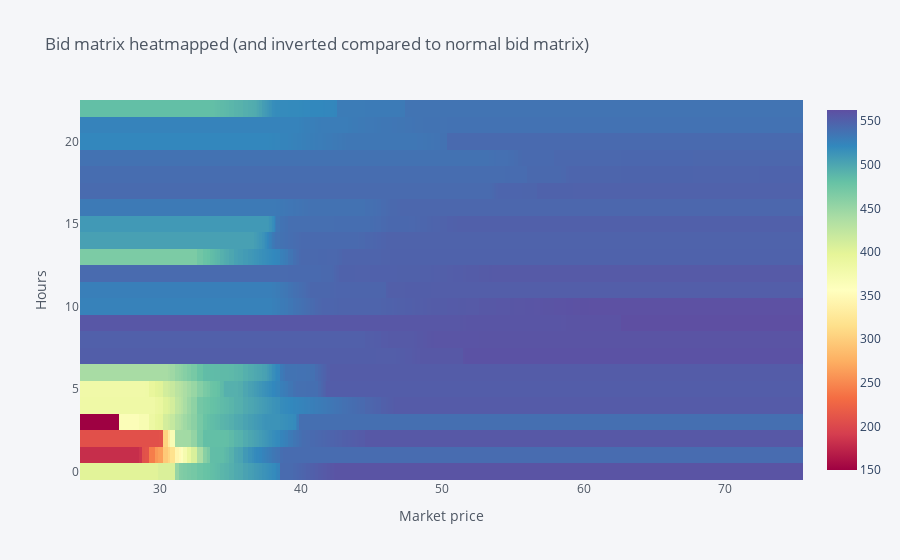

The notebook cell saved with this chart:
### Markdown cell above
When we are satisfied with a data structure that fulfill our needs, we can either print it or plot it to review it

### Code cell
# Plotting bid matrices with different properties
bid_matrix.iplot(kind='heatmap', colorscale='spectral',title="Bid matrix heatmapped (and inverted compared to normal bid matrix)",xaxis_title ="Market price", yaxis_title="Hours")

### Figure 1 — Plotly figure (JSON) as saved in the notebook; plotly's stock layout.template omitted (floating-point values rounded to 4 significant figures; data arrays with more than 128 entries replaced by an {"elided": "..."} marker saying what was removed)
{"data": [{"colorscale": [[0, "rgb(158,1,66)"], [0.1, "rgb(213,62,79)"], [0.2, "rgb(244,109,67)"], [0.3, "rgb(253,174,97)"], [0.4, "rgb(254,224,139)"], [0.5, "rgb(255,255,191)"], [0.6, "rgb(230,245,152)"], [0.7, "rgb(171,221,164)"], [0.8, "rgb(102,194,165)"], [0.9, "rgb(50,136,189)"], [1, "rgb(94,79,162)"]], "type": "heatmap", "x": {"elided": "230 float values"}, "y": [0, 1, 2, 3, 4, 5, 6, 7, 8, 9, 10, 11, 12, 13, 14, 15, 16, 17, 18, 19, 20, 21, 22], "z": {"elided": "23x230 float values"}, "zmax": 562.9, "zmin": 149.9}], "layout": {"legend": {"bgcolor": "#F5F6F9", "font": {"color": "#4D5663"}}, "paper_bgcolor": "#F5F6F9", "plot_bgcolor": "#F5F6F9", "title": {"font": {"color": "#4D5663"}, "text": "Bid matrix heatmapped (and inverted compared to normal bid matrix)"}, "xaxis": {"gridcolor": "#E1E5ED", "showgrid": true, "tickfont": {"color": "#4D5663"}, "title": {"font": {"color": "#4D5663"}, "text": "Market price"}, "zerolinecolor": "#E1E5ED"}, "yaxis": {"gridcolor": "#E1E5ED", "showgrid": true, "tickfont": {"color": "#4D5663"}, "title": {"font": {"color": "#4D5663"}, "text": "Hours"}, "zerolinecolor": "#E1E5ED"}}}
